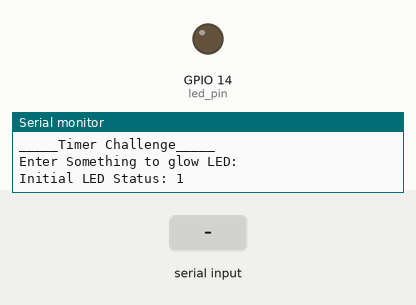
Recording of a sketch running on a simulated ESP32. Shown: output pins drawn as LEDs (lit = HIGH), the last lines printed to the serial monitor. Inputs (shaded band) come from the test bench.

Above: at 4.0 s.
4.1 s: "1\n" received over Serial
At 5.4 s:
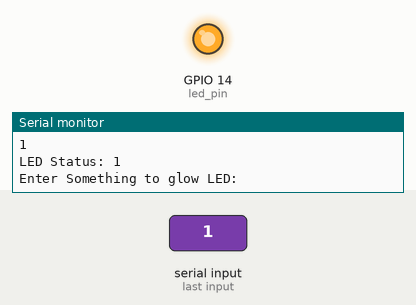
5.7 s: "0\n" received over Serial
7.2 s: "2\n" received over Serial
At 12.9 s:
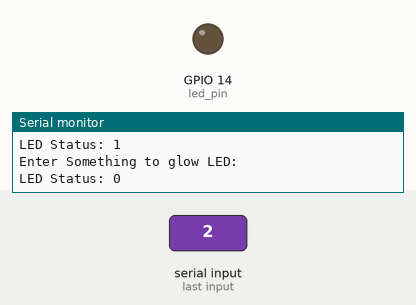
Timing chart, 0 to 14.4 s (numbered marks = the images above; inputs shaded):
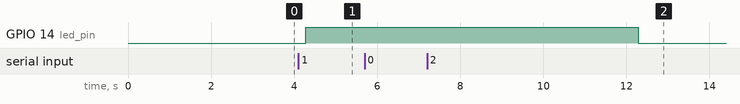

Measured:
- after the input at 4.1 s, GPIO 14 (led_pin): LOW → HIGH after 0.18 s
- after the input at 7.2 s, GPIO 14 (led_pin): HIGH → LOW after 5.1 s instead of 4.1 s

The sketch:

sketch_dec17d_Timer_Problem.ino
```cpp
#define led_pin 14
#if CONFIG_FREERTOS_UNICORE
static const BaseType_t app_cpu =0;
#else
static const BaseType_t app_cpu =0;
#endif
static TimerHandle_t LEDTime = NULL;
static int LED;
void LED_OFF(TimerHandle_t xTimer){
  LED=0;
  digitalWrite(led_pin, LOW);
  Serial.println("LED Status: " + String(LED));
}
void LEDTimer(void *para){
  char c={0};
  pinMode(led_pin, OUTPUT);
  xTimerStart(LEDTime, portMAX_DELAY);
  while(1){
    while(Serial.available()>0){
      LED=1;
      digitalWrite(led_pin, HIGH);
      xTimerStart(LEDTime, portMAX_DELAY);//Reset the timer upon entering again
      c=Serial.read();
      Serial.print(c);
      if(c=='\n'){
        Serial.println("LED Status: " + String(LED));
        Serial.println("Enter Something to glow LED: ");
        break;
      }
    }
    vTaskDelay(1000/portTICK_PERIOD_MS);
  }
}

void setup() {
  Serial.begin(600);
  vTaskDelay(1000/portTICK_PERIOD_MS);
  Serial.println("_____Timer Challenge_____");
  Serial.println("Enter Something to glow LED: ");
  LED=1;
  Serial.println("Initial LED Status: " + String(LED));
  LEDTime = xTimerCreate( "LED-Timer",
                5000/portTICK_PERIOD_MS,
                pdFALSE,
                (void *)0,
                LED_OFF);
  xTaskCreatePinnedToCore(LEDTimer,
                          "LEDTimeManage",
                          1024,
                          NULL,
                          1,
                          NULL,
                          app_cpu);
  vTaskDelete(NULL);
}

void loop() {
  // put your main code here, to run repeatedly:
}
```
